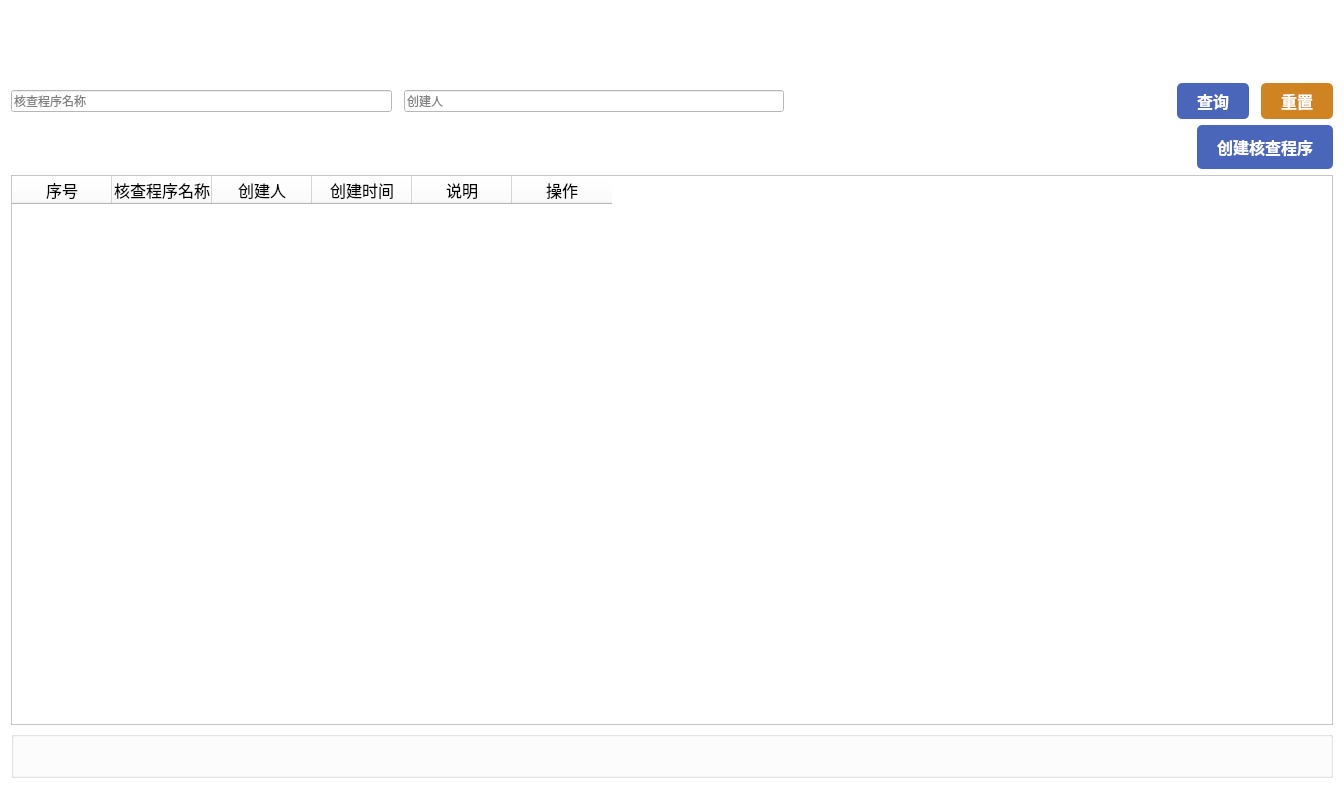
<?xml version="1.0" encoding="UTF-8"?>
<ui version="4.0">
 <class>VerifyMethodManage</class>
 <widget class="QWidget" name="VerifyMethodManage">
  <property name="geometry">
   <rect>
    <x>0</x>
    <y>0</y>
    <width>1344</width>
    <height>789</height>
   </rect>
  </property>
  <property name="windowTitle">
   <string>核查程序管理</string>
  </property>
  <property name="styleSheet">
   <string notr="true">background-color: rgb(255, 255, 255);</string>
  </property>
  <layout class="QVBoxLayout" name="verticalLayout">
   <item>
    <widget class="QWidget" name="widget" native="true">
     <property name="styleSheet">
      <string notr="true">border-image: url(:/image/Index/u15.png);</string>
     </property>
     <layout class="QHBoxLayout" name="horizontalLayout">
      <property name="spacing">
       <number>10</number>
      </property>
      <item>
       <widget class="QLabel" name="label">
        <property name="sizePolicy">
         <sizepolicy hsizetype="Fixed" vsizetype="Fixed">
          <horstretch>0</horstretch>
          <verstretch>0</verstretch>
         </sizepolicy>
        </property>
        <property name="minimumSize">
         <size>
          <width>48</width>
          <height>48</height>
         </size>
        </property>
        <property name="styleSheet">
         <string notr="true">image: url(:/image/Index/u7359.svg);</string>
        </property>
        <property name="text">
         <string/>
        </property>
       </widget>
      </item>
      <item>
       <widget class="QLabel" name="label_3">
        <property name="sizePolicy">
         <sizepolicy hsizetype="Expanding" vsizetype="Fixed">
          <horstretch>1</horstretch>
          <verstretch>0</verstretch>
         </sizepolicy>
        </property>
        <property name="font">
         <font>
          <pointsize>18</pointsize>
          <weight>75</weight>
          <bold>true</bold>
         </font>
        </property>
        <property name="styleSheet">
         <string notr="true">color: rgb(255, 255, 255);</string>
        </property>
        <property name="text">
         <string>核查程序管理</string>
        </property>
       </widget>
      </item>
     </layout>
    </widget>
   </item>
   <item>
    <layout class="QHBoxLayout" name="horizontalLayout_9">
     <property name="spacing">
      <number>12</number>
     </property>
     <item>
      <widget class="QLineEdit" name="lineEdit_9">
       <property name="placeholderText">
        <string>核查程序名称</string>
       </property>
      </widget>
     </item>
     <item>
      <widget class="QLineEdit" name="lineEdit_10">
       <property name="placeholderText">
        <string>创建人</string>
       </property>
      </widget>
     </item>
     <item>
      <spacer name="horizontalSpacer_10">
       <property name="orientation">
        <enum>Qt::Horizontal</enum>
       </property>
       <property name="sizeHint" stdset="0">
        <size>
         <width>40</width>
         <height>20</height>
        </size>
       </property>
      </spacer>
     </item>
     <item>
      <widget class="QPushButton" name="pushButton_10">
       <property name="sizePolicy">
        <sizepolicy hsizetype="Fixed" vsizetype="Fixed">
         <horstretch>1</horstretch>
         <verstretch>0</verstretch>
        </sizepolicy>
       </property>
       <property name="minimumSize">
        <size>
         <width>72</width>
         <height>36</height>
        </size>
       </property>
       <property name="font">
        <font>
         <pointsize>12</pointsize>
         <weight>75</weight>
         <bold>true</bold>
        </font>
       </property>
       <property name="styleSheet">
        <string notr="true">color: rgb(255, 255, 255);
background-color: rgb(74, 102, 186);
border-radius:5px;</string>
       </property>
       <property name="text">
        <string>查询</string>
       </property>
      </widget>
     </item>
     <item>
      <widget class="QPushButton" name="pushButton_11">
       <property name="sizePolicy">
        <sizepolicy hsizetype="Fixed" vsizetype="Fixed">
         <horstretch>0</horstretch>
         <verstretch>0</verstretch>
        </sizepolicy>
       </property>
       <property name="minimumSize">
        <size>
         <width>72</width>
         <height>36</height>
        </size>
       </property>
       <property name="font">
        <font>
         <pointsize>12</pointsize>
         <weight>75</weight>
         <bold>true</bold>
        </font>
       </property>
       <property name="styleSheet">
        <string notr="true">color: rgb(255, 255, 255);
background-color: rgb(207, 132, 33);
border-radius:5px;</string>
       </property>
       <property name="text">
        <string>重置</string>
       </property>
      </widget>
     </item>
    </layout>
   </item>
   <item>
    <layout class="QHBoxLayout" name="horizontalLayout_11">
     <property name="spacing">
      <number>12</number>
     </property>
     <item>
      <spacer name="horizontalSpacer_12">
       <property name="orientation">
        <enum>Qt::Horizontal</enum>
       </property>
       <property name="sizeHint" stdset="0">
        <size>
         <width>40</width>
         <height>20</height>
        </size>
       </property>
      </spacer>
     </item>
     <item>
      <widget class="QPushButton" name="pushButton_14">
       <property name="sizePolicy">
        <sizepolicy hsizetype="Fixed" vsizetype="Fixed">
         <horstretch>1</horstretch>
         <verstretch>0</verstretch>
        </sizepolicy>
       </property>
       <property name="minimumSize">
        <size>
         <width>72</width>
         <height>26</height>
        </size>
       </property>
       <property name="font">
        <font>
         <pointsize>12</pointsize>
         <weight>75</weight>
         <bold>true</bold>
        </font>
       </property>
       <property name="styleSheet">
        <string notr="true">color: rgb(255, 255, 255);
background-color: rgb(74, 102, 186);
border-radius:5px;
padding:10px 20px;</string>
       </property>
       <property name="text">
        <string>创建核查程序</string>
       </property>
      </widget>
     </item>
    </layout>
   </item>
   <item>
    <widget class="QTableWidget" name="tableWidget_2">
     <attribute name="horizontalHeaderCascadingSectionResizes">
      <bool>false</bool>
     </attribute>
     <column>
      <property name="text">
       <string>序号</string>
      </property>
      <property name="font">
       <font>
        <pointsize>12</pointsize>
       </font>
      </property>
     </column>
     <column>
      <property name="text">
       <string>核查程序名称</string>
      </property>
      <property name="font">
       <font>
        <pointsize>12</pointsize>
       </font>
      </property>
     </column>
     <column>
      <property name="text">
       <string>创建人</string>
      </property>
      <property name="font">
       <font>
        <pointsize>12</pointsize>
       </font>
      </property>
     </column>
     <column>
      <property name="text">
       <string>创建时间</string>
      </property>
      <property name="font">
       <font>
        <pointsize>12</pointsize>
       </font>
      </property>
     </column>
     <column>
      <property name="text">
       <string>说明</string>
      </property>
      <property name="font">
       <font>
        <pointsize>12</pointsize>
       </font>
      </property>
     </column>
     <column>
      <property name="text">
       <string>操作</string>
      </property>
      <property name="font">
       <font>
        <pointsize>12</pointsize>
       </font>
      </property>
     </column>
    </widget>
   </item>
   <item>
    <widget class="QGroupBox" name="groupBox">
     <property name="title">
      <string/>
     </property>
     <layout class="QHBoxLayout" name="horizontalLayout_4">
      <item>
       <layout class="QHBoxLayout" name="HBoxPageLayout"/>
      </item>
      <item>
       <spacer name="horizontalSpacer">
        <property name="orientation">
         <enum>Qt::Horizontal</enum>
        </property>
        <property name="sizeHint" stdset="0">
         <size>
          <width>1295</width>
          <height>20</height>
         </size>
        </property>
       </spacer>
      </item>
     </layout>
    </widget>
   </item>
  </layout>
 </widget>
 <resources/>
 <connections>
  <connection>
   <sender>pushButton_14</sender>
   <signal>clicked()</signal>
   <receiver>VerifyMethodManage</receiver>
   <slot>showNewMethod()</slot>
   <hints>
    <hint type="sourcelabel">
     <x>1250</x>
     <y>145</y>
    </hint>
    <hint type="destinationlabel">
     <x>1135</x>
     <y>165</y>
    </hint>
   </hints>
  </connection>
 </connections>
 <slots>
  <slot>showNewMethod()</slot>
 </slots>
</ui>
